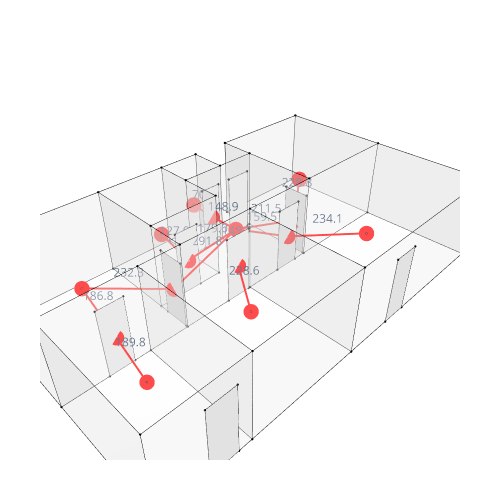

The notebook cell saved with this chart:
### Markdown cell above
Showing the graph

### Code cell
Topology.Show(cc_old, doors_old,dual_graph_old, edges_old,mid_v, midpoint_vertices,
              vertexSizeKey="size",
              vertexColorKey="color",
              edgeWidthKey="width",
              edgeColorKey="color",
              edgeLabelKey="length",
              faceOpacity=0.3,
              backgroundColor="white",
              width=500,
              height=500,
              renderer=renderer,
              showVertices=True,
             vertexLabelKey="label",
              showVertexLabel=True,
             
             
             )
